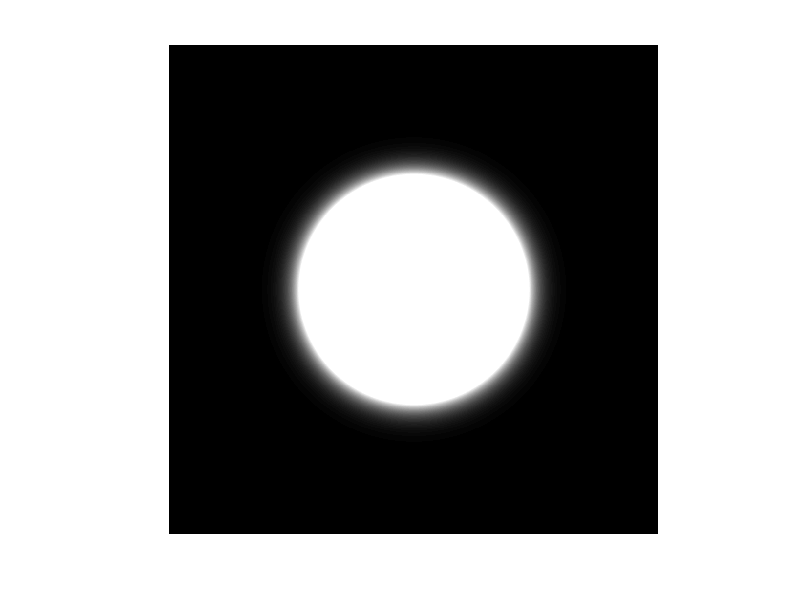
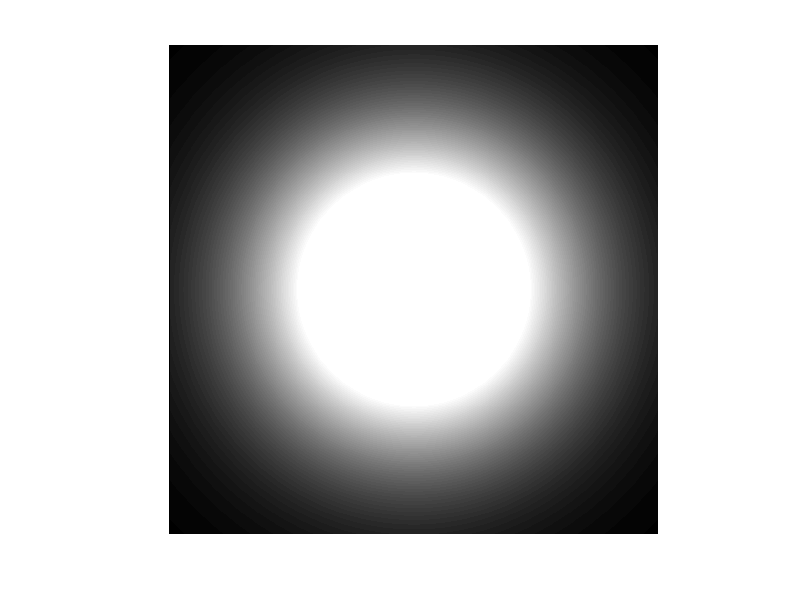

MATLAB code for these plots, in order:
clear;
clc;
K=255;
x0=0;
y0=0;
X = -5:0.01:5;
Y = X;
[x,y] = meshgrid(X,Y);
i = (K*exp(-((x-x0).^2 + (y-y0).^2)));
g = mat2gray(i);
figure, imshow(i);

j = i.^0.1;
figure, imshow(j);